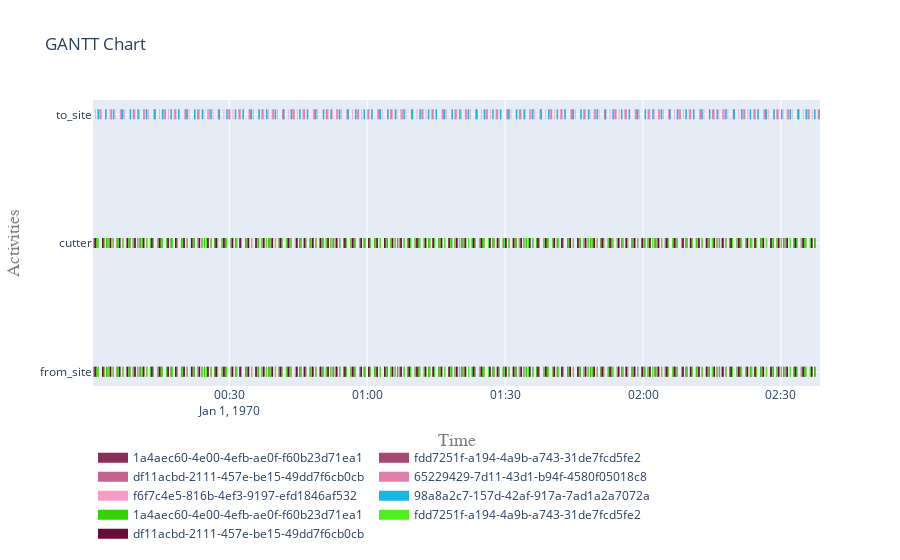

Notebook source saved alongside this figure:
### Code cell
fig = plot.get_gantt_chart([from_site, to_site,cutter])

### Figure 1 — Plotly figure (JSON) as saved in the notebook; plotly's stock layout.template omitted (floating-point values rounded to 4 significant figures; data arrays with more than 128 entries replaced by an {"elided": "..."} marker saying what was removed)
{"data": [{"connectgaps": false, "hoverinfo": "y+name", "line": {"color": "rgb(138,43,88)", "width": 10}, "mode": "lines", "name": "1a4aec60-4e00-4efb-ae0f-f60b23d71ea1", "type": "scatter", "x": {"elided": "680 str values"}, "y": {"elided": "680 str values"}}, {"connectgaps": false, "hoverinfo": "y+name", "line": {"color": "rgb(166,71,116)", "width": 10}, "mode": "lines", "name": "fdd7251f-a194-4a9b-a743-31de7fcd5fe2", "type": "scatter", "x": {"elided": "1460 str values"}, "y": {"elided": "1460 str values"}}, {"connectgaps": false, "hoverinfo": "y+name", "line": {"color": "rgb(194,99,144)", "width": 10}, "mode": "lines", "name": "df11acbd-2111-457e-be15-49dd7f6cb0cb", "type": "scatter", "x": {"elided": "900 str values"}, "y": {"elided": "900 str values"}}, {"connectgaps": false, "hoverinfo": "y+name", "line": {"color": "rgb(222,127,172)", "width": 10}, "mode": "lines", "name": "65229429-7d11-43d1-b94f-4580f05018c8", "type": "scatter", "x": {"elided": "340 str values"}, "y": {"elided": "340 str values"}}, {"connectgaps": false, "hoverinfo": "y+name", "line": {"color": "rgb(250,155,200)", "width": 10}, "mode": "lines", "name": "f6f7c4e5-816b-4ef3-9197-efd1846af532", "type": "scatter", "x": {"elided": "730 str values"}, "y": {"elided": "730 str values"}}, {"connectgaps": false, "hoverinfo": "y+name", "line": {"color": "rgb(22,183,228)", "width": 10}, "mode": "lines", "name": "98a8a2c7-157d-42af-917a-7ad1a2a7072a", "type": "scatter", "x": {"elided": "450 str values"}, "y": {"elided": "450 str values"}}, {"connectgaps": false, "hoverinfo": "y+name", "line": {"color": "rgb(50,211,0)", "width": 10}, "mode": "lines", "name": "1a4aec60-4e00-4efb-ae0f-f60b23d71ea1", "type": "scatter", "x": {"elided": "680 str values"}, "y": {"elided": "680 str values"}}, {"connectgaps": false, "hoverinfo": "y+name", "line": {"color": "rgb(78,239,28)", "width": 10}, "mode": "lines", "name": "fdd7251f-a194-4a9b-a743-31de7fcd5fe2", "type": "scatter", "x": {"elided": "1460 str values"}, "y": {"elided": "1460 str values"}}, {"connectgaps": false, "hoverinfo": "y+name", "line": {"color": "rgb(106,11,56)", "width": 10}, "mode": "lines", "name": "df11acbd-2111-457e-be15-49dd7f6cb0cb", "type": "scatter", "x": {"elided": "900 str values"}, "y": {"elided": "900 str values"}}], "layout": {"hovermode": "closest", "legend": {"orientation": "h", "x": 0, "y": -0.2}, "title": {"text": "GANTT Chart"}, "xaxis": {"range": ["1970-01-01T00:00:22", "1970-01-01T02:38:30"], "title": {"font": {"color": "#7f7f7f", "family": "Courier New, monospace", "size": 18}, "text": "Time"}}, "yaxis": {"title": {"font": {"color": "#7f7f7f", "family": "Courier New, monospace", "size": 18}, "text": "Activities"}}}}
